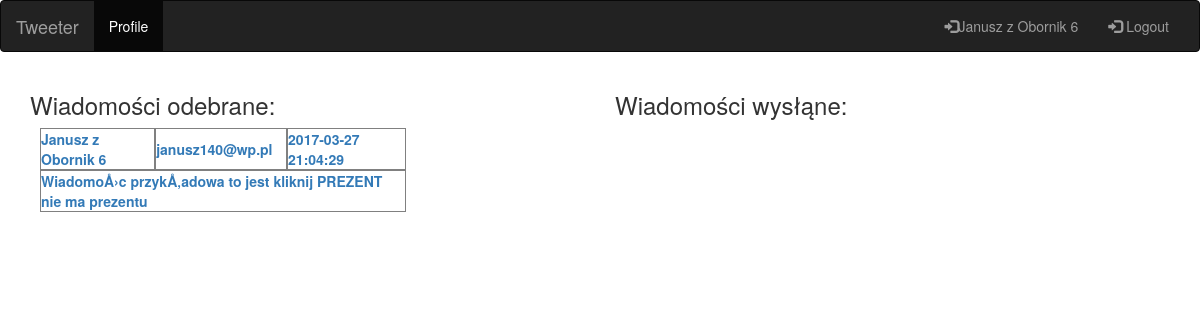
/sites/messages.php (signed in), run on the app's committed database.
### tables this page shows
CREATE TABLE `users` (
  `id` int(11) NOT NULL AUTO_INCREMENT,
  `username` varchar(64) NOT NULL,
  `email` varchar(64) NOT NULL,
  `passwordHash` varchar(64) NOT NULL,
  PRIMARY KEY (`id`),
  UNIQUE KEY `username` (`username`),
  UNIQUE KEY `email` (`email`)
);

CREATE TABLE `messages` (
  `id` int(11) NOT NULL AUTO_INCREMENT,
  `senderId` int(11) NOT NULL,
  `receiverId` int(11) NOT NULL,
  `text` varchar(140) DEFAULT NULL,
  `creationDate` timestamp NOT NULL DEFAULT CURRENT_TIMESTAMP,
  `read` tinyint(1) DEFAULT NULL,
  PRIMARY KEY (`id`),
  KEY `senderId` (`senderId`),
  KEY `receiverId` (`receiverId`),
  CONSTRAINT `messages_ibfk_1` FOREIGN KEY (`senderId`) REFERENCES `users` (`id`),
  CONSTRAINT `messages_ibfk_2` FOREIGN KEY (`receiverId`) REFERENCES `users` (`id`)
);

### src/util/db.php (called while the page is built, shortened)
<?php
class db {
    public function __construct(
        $host = "localhost",
        $user = "root",
        $pass = "coderslab"
    ){
        try {
            $this->conn = new PDO("mysql:host=$host", $user, $pass, [
                PDO::ATTR_ERRMODE => PDO::ERRMODE_EXCEPTION,
                PDO::ATTR_DEFAULT_FETCH_MODE => PDO::FETCH_ASSOC
            ]);
        } catch (Exception $e) {
            echo "Uwaga: " . $e->getMessage() . "<br>";
        }
    }
    public function changeDB($name){
        return true;
    }
}

### src/abstract/activeRecord.php (called while the page is built, shortened)
<?php
abstract class activeRecord implements activeRecordInterface {
    public static function connect() {
        return true;
    }
}

### src/model/user.php (called while the page is built, shortened)
<?php
class user extends activeRecord {
    private $username;
    private $email;
    public function __construct() {
        $this->email = '';
        $this->username = '';
        $this->passwordHash = '';}
    public function getId(){
        return $this->id;}
    public function getUsername(){
        return $this->username;}
    public function getEmail(){
        return $this->email;}
    static public function loadById($id){
        $sql = "SELECT * FROM users WHERE id=:id";
        $stmt = self::$db->conn->prepare($sql);
        $result = $stmt->execute([ 'id' => $id ]);
        if ($result && $stmt->rowCount() >= 1) {
            $row = $stmt->fetch(PDO::FETCH_ASSOC);
            $loadedUser = new user();
            $loadedUser->id = $row['id'];
            $loadedUser->username = $row['username'];
            $loadedUser->passwordHash = $row['passwordHash'];
            $loadedUser->email = $row['email'];
            return $loadedUser;
        }
        return null;
    }
}

### src/model/message.php (called while the page is built, shortened)
<?php
class message extends activeRecord {
    private $text;
    private $creationDate;
    public function getId() {
        return $this->id;}
    public function getText() {
        return $this->text;}
    public function getCreationDate() {
        return $this->creationDate;}
    public function __construct() {
        $this->id = -1;
        $this->text = '';
        $this->creationDate = null;
    }
    public static function loadAllByUserId($id, $sr = 0) {
        if ($sr == 0 ) {
            $sql = "SELECT * FROM messages WHERE senderId=:id ORDER BY creationDate DESC";
        }else {
            $sql = "SELECT * FROM messages WHERE receiverId=:id ORDER BY creationDate DESC";
        }
        $stmt = self::$db->conn->prepare($sql);
        $result = $stmt->execute([ 'id' => $id ]);
        $returnTable = [];
        if ($result !== false && $stmt->rowCount() > 0) {
            foreach ($stmt as $row){
                $loadedMessage = new message();
                $loadedMessage->id = $row['id'];
                $loadedMessage->senderId = $row['senderId'];
                $loadedMessage->receiverId = $row['receiverId'];
                $loadedMessage->text = $row['text'];
                $loadedMessage->creationDate = $row['creationDate'];
                $loadedMessage->read = $row['read'];
                $returnTable[] = $loadedMessage;
            }
        }
        return $returnTable;
    }
}

### sites/messages.php (the view, shortened to what this page needs)
<?php
require_once('../autoloader.php');
if ( isset($_SESSION['id']) && isset($_SESSION['email']) ) {
    $client = user::loadById($_SESSION['id']);
}else {
    header('Refresh: 0; url= ../index.php');
}
?>
<!DOCTYPE html>
<html lang="en">
<head>
      <link rel="stylesheet" href="../css/style.css" type="text/css">
      <link rel="stylesheet" href="https://maxcdn.bootstrapcdn.com/bootstrap/3.3.7/css/bootstrap.min.css">
</head>
<body>
<nav class="navbar navbar-inverse">
  <div class="container-fluid">
    <div class="navbar-header">
        <a class="navbar-brand" href="../index.php">Tweeter</a>
    </div>
    <div class="collapse navbar-collapse" id="myNavbar">
      <ul class="nav navbar-nav">
        <li class="active"><a href="profile.php">Profile</a></li>
        <li><a href="#"></a></li>
        <li><a href="#"></a></li>
        <li><a href="#"></a></li>
      </ul>
      <ul class="nav navbar-nav navbar-right">
        <?php if (isset($_SESSION['email'])) { ?>
          <li><a href="#"><span class="glyphicon glyphicon-log-in"></span><?php echo $client->getUsername(); ?></a></li>
        <?php } ?>
        <li><a href="logout.php"><span class="glyphicon glyphicon-log-in"></span> Logout</a></li>
      </ul>
    </div>
  </div>
</nav>
<div class="container">
  <div class="row">
    <div class="col-sm-5">
        <?php
        if (!empty($client)) {
            echo "<h3>Wiadomości odebrane: </h3>";
            $allMessages = message::loadAllByUserId($client->getId());
            foreach ($allMessages as $mess) {
                echo "<a href=tweet.php?id=" . $mess->getId() . ">";
                echo "<table><tr><td> " . $client->getUsername() . " </td><td> " . $client->getEmail() .
                        " </td><td> " . $mess->getCreationDate() . " </td></tr><tr><td colspan='3'> " .
                        $mess ->getText() . " </td></tr></table>";
                echo "</a>";
            }
        }
        ?>
    </div>
    <div class="col-sm-1 ">
    </div>
    <div class="col-sm-5">
        <?php
        if (!empty($client)) {
            echo "<h3>Wiadomości wysłąne: </h3><br><table>";
            echo "</table>";
        }
        ?>
    </div>
  </div>
</div>
</body>
</html>

### css/style.css (style rules this page uses)
td { border: 1px solid grey; font-weight: 700; }
table { width: 80%; margin: 10px; }

### sites/messages.php (style rules this page uses)
table { border-collapse: separate; }
tr { border 3px solid green; }

### data on the page
users: username "Janusz z Obornik 6"
messages: senderId.username "Janusz z Obornik 6", senderId.email "janusz140@wp.pl", creationDate "2017-03-27 21:04:29", text "WiadomoÅ›c przykÅ‚adowa to jest kliknij PREZENT nie ma prezentu"
